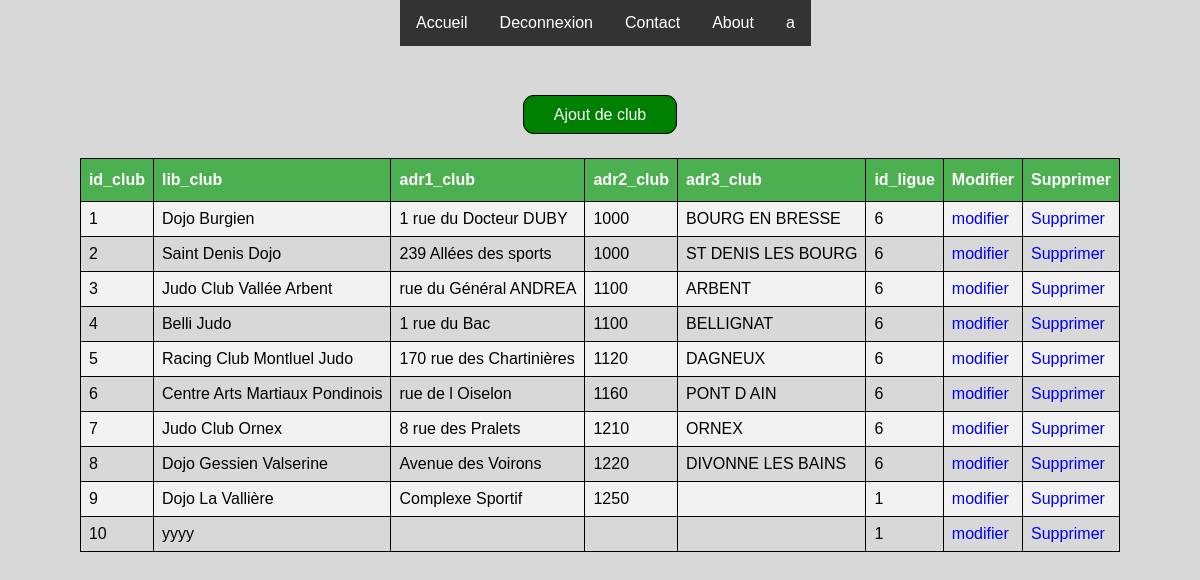
Page /gestion/gestion_club.php (signed in) on the earlier database version.
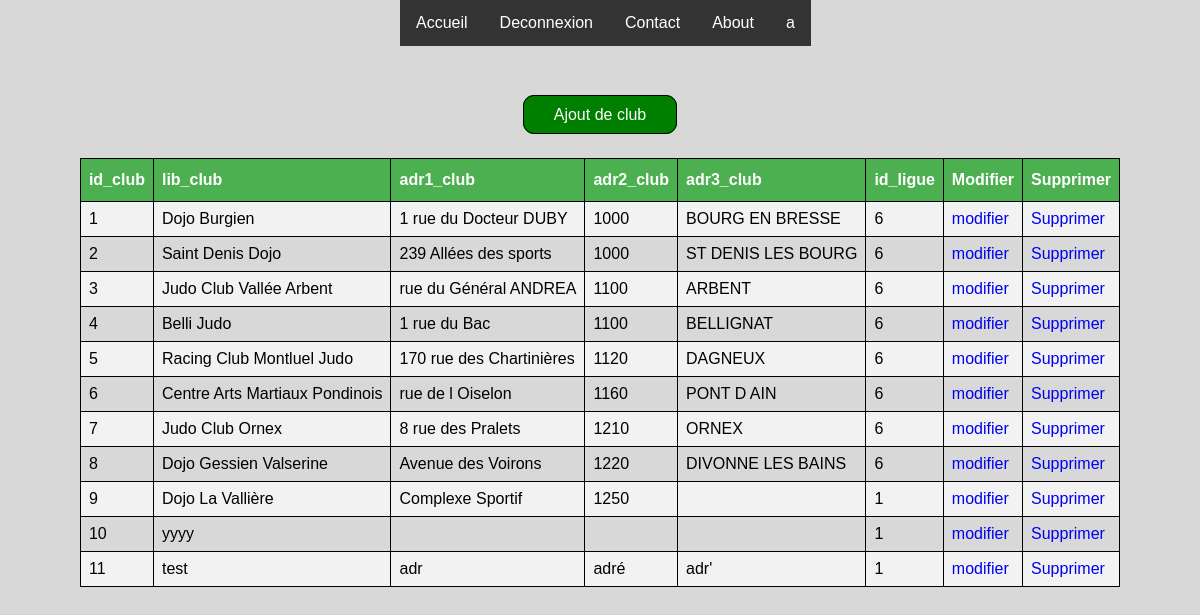
Same page on the later database version.
### tables this page shows
CREATE TABLE `club` (
  `id_club` int(11) NOT NULL,
  `lib_club` varchar(50) NOT NULL,
  `adr1_club` varchar(50) NOT NULL,
  `adr2_club` varchar(50) NOT NULL,
  `adr3_club` varchar(50) NOT NULL,
  `id_ligue` int(11) NOT NULL
);

### DAO/DAO.php (called while the page is built, shortened)
<?php
class DAO {
  function __construct() {
    $dsn = 'mysql:host=' . DB_HOST . ';dbname=' . DB_NAME;
    try {
      $pdo = new PDO($dsn, DB_USER, DB_PASSWORD, array(PDO::MYSQL_ATTR_INIT_COMMAND => "SET NAMES utf8"));
      $pdo->setAttribute(PDO::ATTR_ERRMODE, PDO::ERRMODE_EXCEPTION);
    } catch (PDOException $e) {
      throw new Exception("Erreur lors de la connexion : " . $e->getMessage());
    }
    $this->pdo = $pdo;
  }
}

### DAO/clubDAO.php (called while the page is built, shortened)
<?php
require_once('DAO.php');
require_once('club.php');
Class ClubDAO extends DAO {
    public function findAll() {
        $sql = "SELECT * FROM club";
        try {
            $sth = $this->pdo->prepare($sql);
            $sth->execute();
            $rows = $sth->fetchAll(PDO::FETCH_ASSOC);
        } catch (PDOException $e) {
            throw new Exception("Erreur lors de la requête SQL : " . $e->getMessage());
        }
        $club = array();
        foreach ($rows as $row) {
            $club[] = new Club($row);
        }
        return $club;
    }
}
?>

### DAO/club.php (called while the page is built, shortened)
<?php
class Club {
    private $id_club;
    private $lib_club;
    private $adr1_club;
    private $adr2_club;
    private $adr3_club;
    private $id_ligue;
    public function __construct(array $row) {
        $this->id_club = $row['id_club'];
        $this->lib_club = $row['lib_club'];
        $this->adr1_club = $row['adr1_club'];
        $this->adr2_club = $row['adr2_club'];
        $this->adr3_club = $row['adr3_club'];
        $this->id_ligue = $row['id_ligue'];
    }
    public function get_id_club()
    {
        return $this->id_club;
    }
    public function get_lib_club()
    {
        return $this->lib_club;
    }
    public function get_adr2_club()
    {
        return $this->adr2_club;
    }
    public function get_adr3_club()
    {
        return $this->adr3_club;
    }
    public function get_adr1_club()
    {
        return $this->adr1_club;
    }
    public function get_id_ligue()
    {
        return $this->id_ligue;
    }
}

### gestion/gestion_club.php (the view, shortened to what this page needs)
<?php
if($_SESSION['id_type_util'] == 2) {
?>
<!DOCTYPE html>
<html lang="fr">
<head>
  <link rel="stylesheet" href="../css/styles.css" type="text/css" />
</head>
<body>
<div class="menu">
    <ul>
    <li><a  href="../index">Accueil</a></li>
    <?php if(!isset($_SESSION['email_util'])) { ?>
    <li><a class="active" href="../connexion">Connexion</a></li>
    <?php }else{ ?>
    <li><a href="../deconnexion">Deconnexion</a></li>
    <?php } ?>
    <li><a href="../#contact">Contact</a></li>
    <li><a  href="../#about">About</a></li>
    <?php if(isset($_SESSION['email_util'])) { ?>
    <li><a href="../profil?mail=<?php echo $_SESSION['email_util'] ?>"><?php echo $_SESSION['prenom_util']; ?></a></li>
    <?php } ?>
    </ul>
    </div>
<?php
$dao = new clubDAO();
$club = $dao->findAll();
?>
<br><br><br><br><br>
<center>
<p><a class='lien' href="../ajouter_club">Ajout de club</a></p>
<br>
<table>
<tr><th>id_club</th><th>lib_club</th><th>adr1_club</th><th>adr2_club</th><th>adr3_club</th><th>id_ligue</th><th>Modifier</th><th>Supprimer</th></tr>
<?php
foreach ($club as $club) {
    echo "<tr>";
    echo "<td>".$club->get_id_club()."</td>";
    echo "<td>".$club->get_lib_club()."</td>";
    echo "<td>".$club->get_adr1_club()."</td>";
    echo "<td>".$club->get_adr2_club()."</td>";
    echo "<td>".$club->get_adr3_club()."</td>";
    echo "<td>".$club->get_id_ligue()."</td>";
    echo "<td><a href='modification_club?id_club=".$club->get_id_club()."'>modifier</a></td>";
    echo "<td><a href='désactiver_club?id_club=".$club->get_id_club()."'>Supprimer</td>";
    echo "</tr>";
}
?>
</table>
<?php
}else{
    header('location: ../profil?mail='.$_SESSION['email_util'].'');
}
?>
</center>
</body>
</html>

Differences in the rows shown:
added club: id_club "11", lib_club "test", adr1_club "adr", adr2_club "adré", adr3_club "adr'", id_ligue "1"
